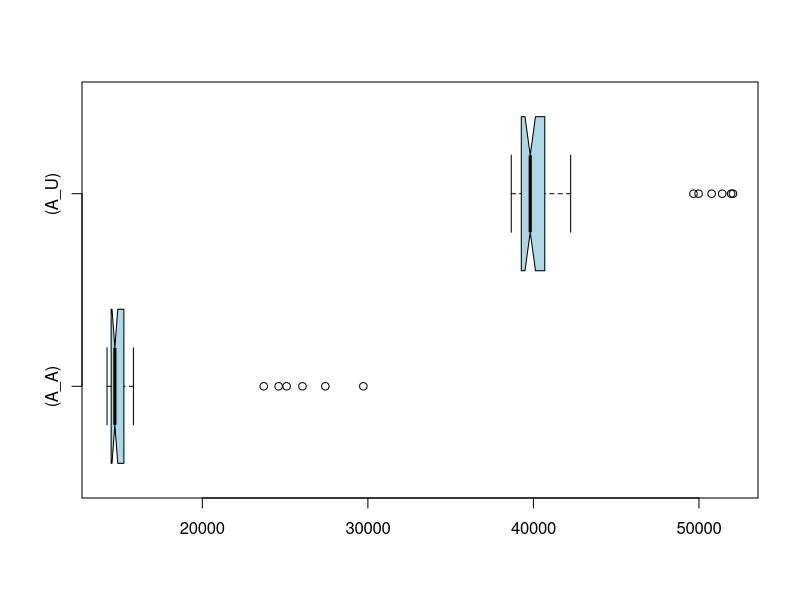

This figure's R source:
if (exists("A_A")) remove("A_A")
if (exists("A_U")) remove("A_U")
if (exists("C_A")) remove("C_A")
if (exists("C_U")) remove("C_U")
A_U<-c(51405,49668,52053,51943,50764,49976,39843,39918,40130,42249,39710,39820,39779,38661,39380,39611,40027,38953,39133,39478,39218,39317,39202,40219,39794,39267,40869,41264,40064,39509,40745,40250,39497,39143,39559,38852,39101,40318,39958,39271,41014,39109,39846,39254,39400,40686,41353,39221,39925,38992)
A_A<-c(23711,25092,24608,29727,27430,26048,14882,14702,15342,15008,14809,14492,14791,14423,14401,14625,14456,14313,14244,14785,14356,15464,14446,15454,14461,14607,14946,15718,14712,14710,14761,14617,14539,15576,14794,15262,14269,14834,14521,14255,14416,14294,14733,14610,14637,14702,15839,14723,15160,14526)
if (exists("A_U")) boxplot.stats(A_U)
if (exists("A_A")) boxplot.stats(A_A)
if (exists("C_U")) boxplot.stats(C_U)
if (exists("C_A")) boxplot.stats(C_A)
if (exists("A_U")) summary(A_U)
if (exists("A_A")) summary(A_A)
if (exists("C_U")) summary(C_U)
if (exists("C_A")) summary(C_A)
if (exists("A_U")) boxplot(A_A,A_U,col="lightblue",horizontal=TRUE,match=TRUE,names=c("(A_A)","(A_U)"),notch=TRUE)
if (exists("C_U")) boxplot(C_A,C_U,col="lightblue",horizontal=TRUE,match=TRUE,names=c("(C_A)","(C_U)"),notch=TRUE)
